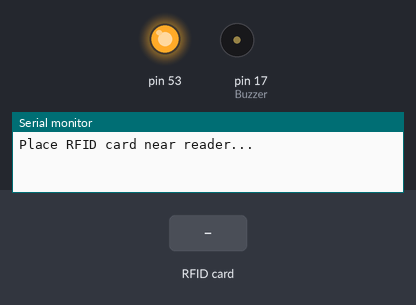
Simulated run of this sketch. Board: Arduino Mega 2560, built with avr-gcc and run on an emulated ATmega2560. Parts: output pins drawn as LEDs (lit = HIGH), buzzer (waves = sounding, pin HIGH), the last lines printed to the serial monitor. The test bench sets the inputs (shaded band).

Above: at 1.2 s.
1.3 s: RFID card 5E 7A 19 C4 held to the reader
At 2.1 s:
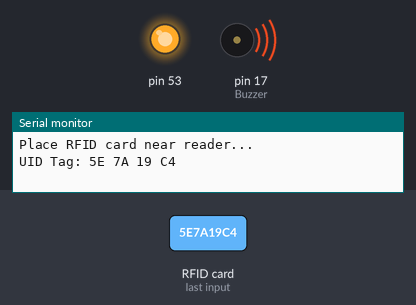
Timing chart, 0 to 4.3 s (numbered marks = the images above; inputs shaded):
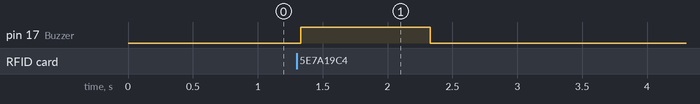

The sketch:

rfid_buzzer.ino
```cpp
#include <SPI.h>
#include <MFRC522.h>

#define Buzzer 17   // Buzzer on GPIO17
#define SS_PIN 5    // RFID SDA (SS) on GPIO5
#define RST_PIN 22  // RFID RST on GPIO22

MFRC522 mfrc522(SS_PIN, RST_PIN);  // Create MFRC522 instance

void setup() {
  Serial.begin(115200);
  SPI.begin();          // Initialize SPI bus
  mfrc522.PCD_Init();   // Initialize MFRC522
  pinMode(Buzzer, OUTPUT);
  Serial.println("Place RFID card near reader...");
}

void loop() {
  // Check for new RFID cards
  if (mfrc522.PICC_IsNewCardPresent() && mfrc522.PICC_ReadCardSerial()) {
    // Print UID to Serial Monitor
    Serial.print("UID Tag:");
    for (byte i = 0; i < mfrc522.uid.size; i++) {
      Serial.print(mfrc522.uid.uidByte[i] < 0x10 ? " 0" : " ");
      Serial.print(mfrc522.uid.uidByte[i], HEX);
    }
    Serial.println();

    // Activate buzzer for 1 second
    digitalWrite(Buzzer, HIGH);
    delay(1000);
    digitalWrite(Buzzer, LOW);

    // Halt PICC and stop encryption
    mfrc522.PICC_HaltA();
    mfrc522.PCD_StopCrypto1();
  }
  delay(50); // Add a small delay to reduce CPU load
}
```

Measured:
- after the input at 1.3 s, pin 17 (Buzzer): LOW → HIGH at once, → LOW 1.0 s later
